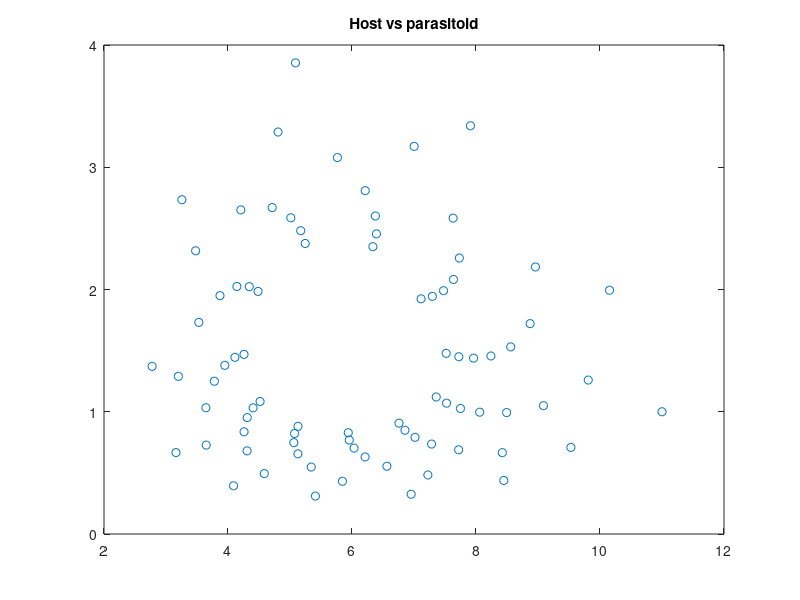

This figure's MATLAB source:
% nicholv2.m - this MATLAB file simulates the 
% 2-species Nicholson Bailey difference equation
% modified to include host density dependence:
%       x(n+1) = x(n)*exp(r*(1-x(n)/K)-a*y(n))
%       y(n+1) = x(n)*(1-exp(-a*y(n))) 
r=0.5;    %input('input r=host repro rate:     ')
a=0.2;       %input('input a=search efficiency of parasitoid:     ')
K=14.47;     %input('input K=host carrying capacity:     ')
x0=11;   %input('input initial population x0 of host:     ')
y0=1;   %input('input initial population y0 of parasitoid:     ')
n=80;  %input('input time period of run:     ')
x=zeros(n+1,1);
y=zeros(n+1,1);
t=zeros(n+1,1);
x(1)=x0;
y(1)=y0;
for i=1:n
t(i)=i-1;
x(i+1)=x(i)*exp(r*(1-x(i)/K)-a*y(i));
y(i+1)=x(i)*(1-exp(-a*y(i)));
end
t(n+1)=n;
plot(t,x,t,x,'o')
title('Host values'),pause
plot(t,y,t,y,'*')
title('Parasitoid values'),pause
plot(t,y,t,x,t,x,'o',t,y,'*')
title('Host and parasitoid values'),pause
plot(x,y,'o')
title('Host vs parasitoid');


